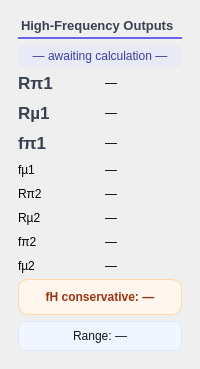
        <widget class="QFrame" name="cardOutputs_2">
         <property name="styleSheet">
          <string notr="true">#cardOutputs_2 { 
background-color: #f8fafc;
color: #334155;
border-radius: 8px;
border: 1px solid #e2e8f0;
}
</string>
         </property>
         <property name="card" stdset="0">
          <bool>true</bool>
         </property>
         <layout class="QVBoxLayout" name="verticalLayoutOutputs_2">
          <property name="leftMargin">
           <number>18</number>
          </property>
          <property name="topMargin">
           <number>18</number>
          </property>
          <property name="rightMargin">
           <number>18</number>
          </property>
          <property name="bottomMargin">
           <number>18</number>
          </property>
          <item>
           <widget class="QLabel" name="labelHighTitle">
            <property name="sizePolicy">
             <sizepolicy hsizetype="Preferred" vsizetype="Fixed">
              <horstretch>0</horstretch>
              <verstretch>0</verstretch>
             </sizepolicy>
            </property>
            <property name="styleSheet">
             <string notr="true">QLabel {
    color: #374151;
    font-size: 13px;
    font-weight: 600;
	background-color: transparent;
    padding-bottom: 4px;
    border: none;
    border-bottom: 2px solid #6D63E8;
	
	
	font: 13pt &quot;Rockwell&quot;;
}</string>
            </property>
            <property name="text">
             <string>High-Frequency Outputs</string>
            </property>
            <property name="sectionTitle" stdset="0">
             <bool>true</bool>
            </property>
           </widget>
          </item>
          <item>
           <widget class="QLabel" name="labelMode_2">
            <property name="styleSheet">
             <string notr="true">QLabel {
    background-color: #e8eaf6;
    color: #3d3d9e;
    border-radius: 6px;
    font: 700 11pt &quot;Rockwell&quot;;
    padding: 4px 14px; 
    qproperty-alignment: AlignCenter;
}</string>
            </property>
            <property name="text">
             <string>— awaiting calculation —</string>
            </property>
            <property name="alignment">
             <set>Qt::AlignmentFlag::AlignCenter</set>
            </property>
           </widget>
          </item>
          <item>
           <layout class="QGridLayout" name="gridHighOutputs">
            <property name="spacing">
             <number>10</number>
            </property>
            <item row="0" column="0">
             <widget class="QLabel" name="labelRpi1Text">
              <property name="styleSheet">
               <string notr="true">QLabel {
    color: #374151;
    font-family: &quot;Rockwell&quot;;
    font-size: 13pt;
    font-weight: bold;
    background: transparent;
    border: none;
}</string>
              </property>
              <property name="text">
               <string>Rπ1</string>
              </property>
              <property name="fieldLabel" stdset="0">
               <bool>true</bool>
              </property>
             </widget>
            </item>
            <item row="0" column="1">
             <widget class="QLabel" name="labelRpi1_2">
              <property name="text">
               <string>—</string>
              </property>
              <property name="outputBox" stdset="0">
               <bool>true</bool>
              </property>
             </widget>
            </item>
            <item row="1" column="0">
             <widget class="QLabel" name="labelRmu1Text">
              <property name="styleSheet">
               <string notr="true">QLabel {
    color: #374151;
    font-family: &quot;Rockwell&quot;;
    font-size: 13pt;
    font-weight: bold;
    background: transparent;
    border: none;
}</string>
              </property>
              <property name="text">
               <string>Rµ1</string>
              </property>
              <property name="fieldLabel" stdset="0">
               <bool>true</bool>
              </property>
             </widget>
            </item>
            <item row="1" column="1">
             <widget class="QLabel" name="labelRmu1">
              <property name="text">
               <string>—</string>
              </property>
              <property name="outputBox" stdset="0">
               <bool>true</bool>
              </property>
             </widget>
            </item>
            <item row="2" column="0">
             <widget class="QLabel" name="labelFpi1Text">
              <property name="styleSheet">
               <string notr="true">QLabel {
    color: #374151;
    font-family: &quot;Rockwell&quot;;
    font-size: 13pt;
    font-weight: bold;
    background: transparent;
    border: none;
}</string>
              </property>
              <property name="text">
               <string>fπ1</string>
              </property>
              <property name="fieldLabel" stdset="0">
               <bool>true</bool>
              </property>
             </widget>
            </item>
            <item row="2" column="1">
             <widget class="QLabel" name="labelFpi1">
              <property name="text">
               <string>—</string>
              </property>
              <property name="outputBox" stdset="0">
               <bool>true</bool>
              </property>
             </widget>
            </item>
            <item row="3" column="0">
             <widget class="QLabel" name="labelFmu1Text">
              <property name="text">
               <string>fµ1</string>
              </property>
              <property name="fieldLabel" stdset="0">
               <bool>true</bool>
              </property>
             </widget>
            </item>
            <item row="3" column="1">
             <widget class="QLabel" name="labelFmu1">
              <property name="text">
               <string>—</string>
              </property>
              <property name="outputBox" stdset="0">
               <bool>true</bool>
              </property>
             </widget>
            </item>
            <item row="4" column="0">
             <widget class="QLabel" name="labelRpi2Text">
              <property name="text">
               <string>Rπ2</string>
              </property>
              <property name="fieldLabel" stdset="0">
               <bool>true</bool>
              </property>
             </widget>
            </item>
            <item row="4" column="1">
             <widget class="QLabel" name="labelRpi2_2">
              <property name="text">
               <string>—</string>
              </property>
              <property name="outputBox" stdset="0">
               <bool>true</bool>
              </property>
             </widget>
            </item>
            <item row="5" column="0">
             <widget class="QLabel" name="labelRmu2Text">
              <property name="text">
               <string>Rµ2</string>
              </property>
              <property name="fieldLabel" stdset="0">
               <bool>true</bool>
              </property>
             </widget>
            </item>
            <item row="5" column="1">
             <widget class="QLabel" name="labelRmu2">
              <property name="text">
               <string>—</string>
              </property>
              <property name="outputBox" stdset="0">
               <bool>true</bool>
              </property>
             </widget>
            </item>
            <item row="6" column="0">
             <widget class="QLabel" name="labelFpi2Text">
              <property name="text">
               <string>fπ2</string>
              </property>
              <property name="fieldLabel" stdset="0">
               <bool>true</bool>
              </property>
             </widget>
            </item>
            <item row="6" column="1">
             <widget class="QLabel" name="labelFpi2">
              <property name="text">
               <string>—</string>
              </property>
              <property name="outputBox" stdset="0">
               <bool>true</bool>
              </property>
             </widget>
            </item>
            <item row="7" column="0">
             <widget class="QLabel" name="labelFmu2Text">
              <property name="text">
               <string>fµ2</string>
              </property>
              <property name="fieldLabel" stdset="0">
               <bool>true</bool>
              </property>
             </widget>
            </item>
            <item row="7" column="1">
             <widget class="QLabel" name="labelFmu2">
              <property name="text">
               <string>—</string>
              </property>
              <property name="outputBox" stdset="0">
               <bool>true</bool>
              </property>
             </widget>
            </item>
           </layout>
          </item>
          <item>
           <widget class="QLabel" name="labelFHConservative">
            <property name="styleSheet">
             <string notr="true">QLabel {
    background-color: #fff7ed;
    border: 1px solid #fed7aa;
    border-radius: 10px;
    padding: 10px;
    color: #9a3412;
    font-size: 12px;
    font-weight: 700;
}</string>
            </property>
            <property name="text">
             <string>fH conservative: —</string>
            </property>
            <property name="alignment">
             <set>Qt::AlignmentFlag::AlignCenter</set>
            </property>
           </widget>
          </item>
          <item>
           <widget class="QLabel" name="labelFHRange">
            <property name="styleSheet">
             <string notr="true">QLabel {
    background-color: #f0f5ff;
    border: 1px solid #dbeafe;
    border-radius: 8px;
    padding: 7px 5px;
    color: #111827;
    font-size: 12px;
}</string>
            </property>
            <property name="text">
             <string>Range: —</string>
            </property>
            <property name="alignment">
             <set>Qt::AlignmentFlag::AlignCenter</set>
            </property>
           </widget>
          </item>
         </layout>
        </widget>
